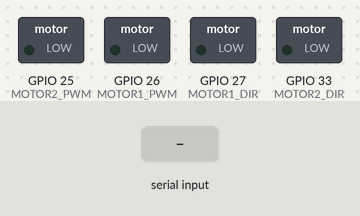
This sketch was run on a simulated ESP32. Parts: switched loads named in the sketch (green lamp = pin HIGH). The test bench sets the inputs (shaded band). WiFi joins after 1.5 s; servers stay silent unless stated; what the sketch prints to the serial monitor is not drawn.

Above: at 2.7 s.
2.8 s: "90 45\n" received over Serial
At 3.5 s:
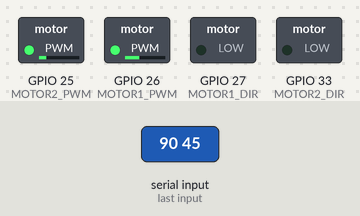
4.3 s: "90,45\n" received over Serial
Timing chart, 0 to 7.3 s (numbered marks = the images above; inputs shaded):
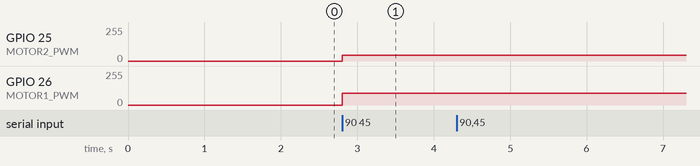

The sketch:

esp32.ino
```cpp
#include <WiFi.h>
#include <WebServer.h>

// Replace these with your network credentials
const char* ssid = "Galaxy A32B46A";
const char* password = "aubz5725";


// Define motor control pins
#define MOTOR1_PWM 26 // Adjust these pins according to your ESP32 setup
#define MOTOR1_DIR 27
#define MOTOR2_PWM 25
#define MOTOR2_DIR 33

int pwm1 = 0, pwm2 = 0;

// Create a web server on port 80
WebServer server(80);

// Variable to store the last serial input
String lastSerialInput = "";

// Function to send the last received serial input
void handleSerialInputRequest() {
    server.send(200, "text/plain", lastSerialInput);
}

void uart_init(unsigned long baudrate) {
    Serial.begin(baudrate);
}

void pwm_init() {
    // Set motor direction pins as output
    pinMode(MOTOR1_DIR, OUTPUT);
    pinMode(MOTOR2_DIR, OUTPUT);

    // Set up PWM channels and frequency
    ledcSetup(0, 5000, 8); // Channel 0, 5kHz PWM, 8-bit resolution
    ledcSetup(1, 5000, 8); // Channel 1, 5kHz PWM, 8-bit resolution

    // Attach PWM channels to GPIO
    ledcAttachPin(MOTOR1_PWM, 0); // Attach MOTOR1_PWM to channel 0
    ledcAttachPin(MOTOR2_PWM, 1); // Attach MOTOR2_PWM to channel 1
}

void set_motor_speed(int motor, int speed) {
    if (speed >= 255){
      speed = 255;
    }else if(speed <= -255){
      speed = -255;
    }
    if (motor == 1) {
        if (speed >= 0) {
            digitalWrite(MOTOR1_DIR, LOW); // Set direction to forward
            ledcWrite(0, speed); // Set PWM duty cycle on channel 0
        } else {
            digitalWrite(MOTOR1_DIR, HIGH); // Set direction to backward
            ledcWrite(0, 255 + speed); // Set PWM duty cycle on channel 0
        }
    } else if (motor == 2) {
        if (speed >= 0) {
            digitalWrite(MOTOR2_DIR, LOW); // Set direction to forward
            ledcWrite(1, speed); // Set PWM duty cycle on channel 1
        } else {
            digitalWrite(MOTOR2_DIR, HIGH); // Set direction to backward
            ledcWrite(1, 255 + speed); // Set PWM duty cycle on channel 1
        }
    }
}

void parse_and_set_speeds(String input) {
    int speed1, speed2;
    if (sscanf(input.c_str(), "%d %d", &speed1, &speed2) == 2) {
        pwm1 = speed1;
        pwm2 = speed2;
        set_motor_speed(1, pwm1);
        set_motor_speed(2, pwm2);
    } else {
        Serial.println("Error: Invalid input format.");
    }
}

void setup() {
    // Initialize UART and PWM
    uart_init(115200);
    pwm_init();

    // Connect to Wi-Fi
    WiFi.begin(ssid, password);
    while (WiFi.status() != WL_CONNECTED) {
        delay(500);
        Serial.print(".");
    }
    Serial.println("Connected to Wi-Fi");

    // Set up the web server endpoint
    // server.on("/serial_input", HTTP_GET, handleSerialInputRequest);

    // Start the web server
    server.begin();
}

void loop() {
    // Handle client requests
    // server.handleClient();

    // Check for incoming serial data
    if (Serial.available()) {
        lastSerialInput = Serial.readStringUntil('\n'); // Read input until newline
        parse_and_set_speeds(lastSerialInput); // Parse and set speeds based on serial input
    }
}
```

Measured:
- after the input at 2.8 s, GPIO 25 (MOTOR2_PWM): 0/255 → 45/255 at once; GPIO 26 (MOTOR1_PWM): 0/255 → 90/255 at once
- after the input at 4.3 s, every drawn part: stays the same
